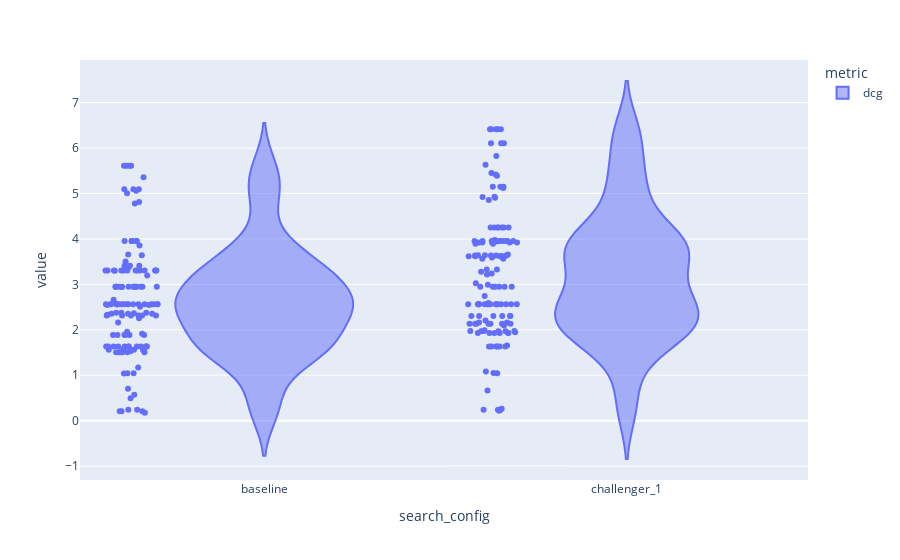

The cell this chart's notebook holds for it:
### Markdown cell above
## Comparing two search configurations

### Code cell
sel = df_metrics.search_config.isin(["baseline", "challenger_1"])
sel = sel & (df_metrics.metric.isin(["dcg"]))
df = df_metrics[sel]
df = df[["value", "metric", "search_config", "query", "datetime"]]

fig = px.violin(df, y="value", x="search_config", points="all", color="metric", hover_data=df.columns)
fig

### Figure 1 — Plotly figure (JSON) as saved in the notebook; plotly's stock layout.template omitted (floating-point values rounded to 4 significant figures; data arrays with more than 128 entries replaced by an {"elided": "..."} marker saying what was removed)
{"data": [{"alignmentgroup": "True", "box": {"visible": false}, "customdata": {"elided": "280x3 str values"}, "hovertemplate": "metric=%{customdata[0]}<br>search_config=%{x}<br>value=%{y}<br>query=%{customdata[1]}<br>datetime=%{customdata[2]}<extra></extra>", "legendgroup": "dcg", "marker": {"color": "#636efa"}, "name": "dcg", "offsetgroup": "dcg", "orientation": "v", "points": "all", "scalegroup": "True", "showlegend": true, "type": "violin", "x": {"elided": "280 str values"}, "x0": " ", "xaxis": "x", "y": {"elided": "280 float values"}, "y0": " ", "yaxis": "y"}], "layout": {"legend": {"title": {"text": "metric"}, "tracegroupgap": 0}, "margin": {"t": 60}, "violinmode": "group", "xaxis": {"anchor": "y", "domain": [0, 1], "title": {"text": "search_config"}}, "yaxis": {"anchor": "x", "domain": [0, 1], "title": {"text": "value"}}}}
